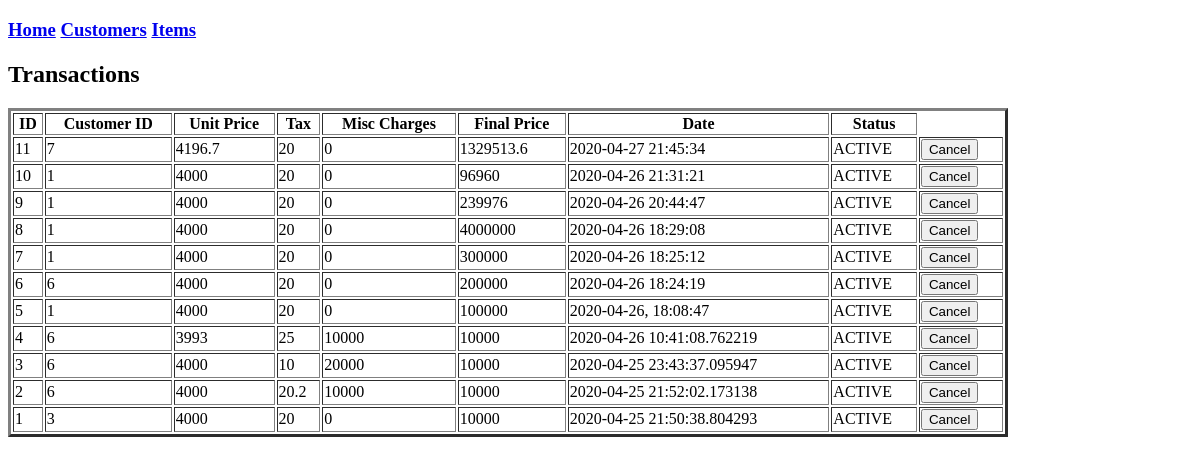
Page /alltransactions/ on the earlier database version.
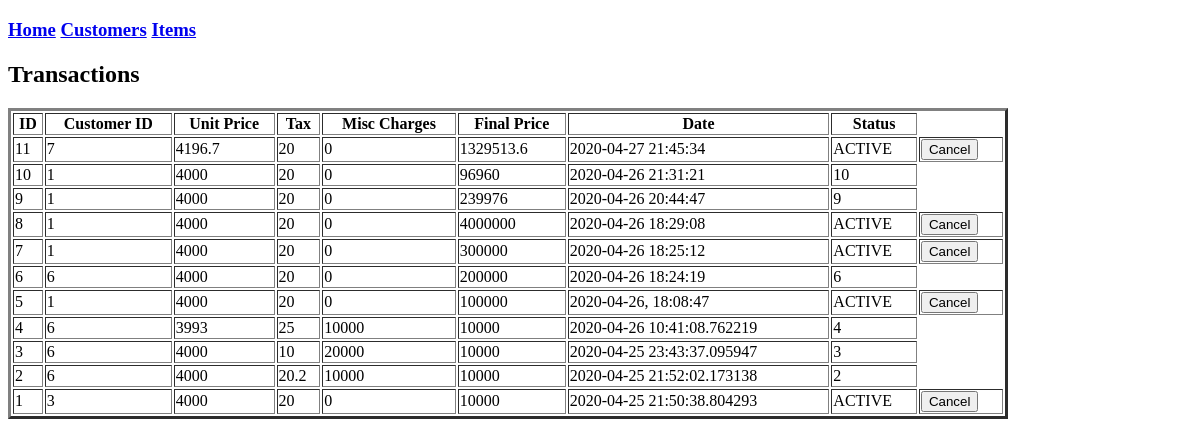
Same page on the later database version.
### tables this page shows
CREATE TABLE "trans" (
	"id"	INTEGER NOT NULL PRIMARY KEY AUTOINCREMENT,
	"customer_id"	INTEGER NOT NULL,
	"unit_price"	NUMERIC NOT NULL DEFAULT 0.00,
	"tax"	NUMERIC NOT NULL DEFAULT 10,
	"misc"	NUMERIC NOT NULL,
	"create_date"	TEXT NOT NULL,
	"final_price"	NUMERIC,
	"status"	TEXT NOT NULL DEFAULT 'ACTIVE',
	"cancel_date"	TEXT
);

### api.py (the view)
@app.route('/alltransactions/')
def all_transactions():
    transactions = trans.get_transactions()
    return render_template("all_transactions.html",transactions=transactions)

### transaction.py (called while the page is built)
    def get_transactions(self):
        sql = "select * from trans order by id desc"
        result = self.connection.cursor().execute(sql)
        rows = result.fetchall()
        return rows

### templates/all_transactions.html (shortened to what this page needs)
<!DOCTYPE html>
<html>
<head>
</head>
<body>
    <h3><a href='/'>Home</a> <a href='/customers/'>Customers</a> <a href='/items/'>Items</a></h3>
    <h2>Transactions</h2>
    <table id="data_table" style="width:1000px" border="3">
            <th>ID</th>
            <th>Customer ID</th>
            <th>Unit Price</th>
            <th>Tax</th>
            <th>Misc Charges</th>
            <th>Final Price</th>
            <th>Date</th>
            <th>Status</th>
            {% for c in transactions %}
            <tr>
                <td>{{c[0]}}</td>
                <td>{{c[1]}}</td>
                <td>{{c[2]}}</td>
                <td>{{c[3]}}</td>
                <td>{{c[4]}}</td>
                <td>{{c[6]}}</td>
                <td>{{c[5]}}</td>
                <td>{{c[7]}}</td>
                {% if c[7] == 'ACTIVE' %}
            <td><button type="button" onclick="/cancel/{{c[0]}}">Cancel</button></td>
                {% endif %}
            </tr>
            {% endfor %}
        </table>
</body>
</html>

Differences in the rows shown:
changed trans id 10: status "ACTIVE" → "10"; no longer shows "Cancel"
changed trans id 9: status "ACTIVE" → "9"; no longer shows "Cancel"
changed trans id 6: status "ACTIVE" → "6"; no longer shows "Cancel"
changed trans id 4: status "ACTIVE" → "4"; no longer shows "Cancel"
changed trans id 3: status "ACTIVE" → "3"; no longer shows "Cancel"
changed trans id 2: status "ACTIVE" → "2"; no longer shows "Cancel"
